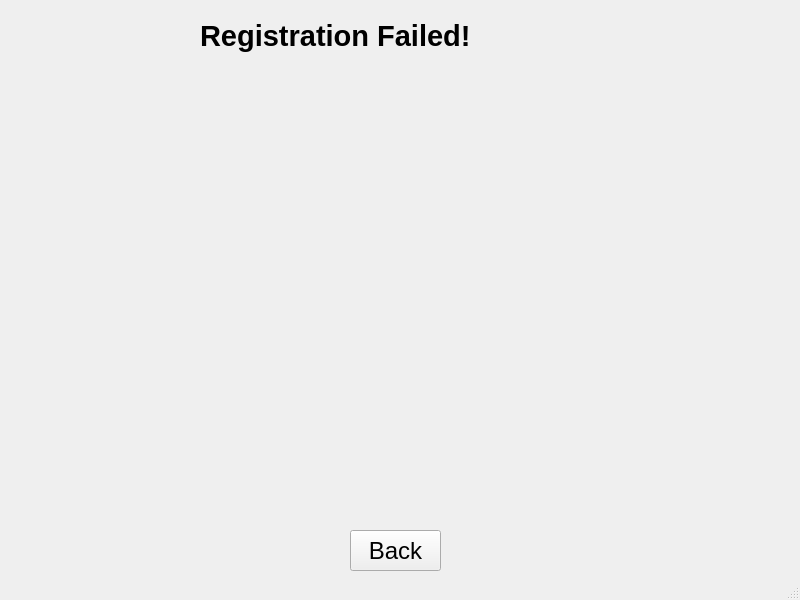
<?xml version="1.0" encoding="UTF-8"?>
<ui version="4.0">
 <class>RegFaild</class>
 <widget class="QMainWindow" name="RegFaild">
  <property name="geometry">
   <rect>
    <x>0</x>
    <y>0</y>
    <width>800</width>
    <height>600</height>
   </rect>
  </property>
  <property name="windowTitle">
   <string>MainWindow</string>
  </property>
  <widget class="QWidget" name="centralwidget">
   <widget class="QLabel" name="label">
    <property name="geometry">
     <rect>
      <x>200</x>
      <y>-30</y>
      <width>411</width>
      <height>131</height>
     </rect>
    </property>
    <property name="font">
     <font>
      <pointsize>22</pointsize>
      <weight>75</weight>
      <bold>true</bold>
     </font>
    </property>
    <property name="text">
     <string>Registration Failed!</string>
    </property>
   </widget>
   <widget class="QPushButton" name="f_bt">
    <property name="geometry">
     <rect>
      <x>350</x>
      <y>530</y>
      <width>91</width>
      <height>41</height>
     </rect>
    </property>
    <property name="font">
     <font>
      <pointsize>18</pointsize>
     </font>
    </property>
    <property name="text">
     <string>Back</string>
    </property>
   </widget>
   <widget class="QLabel" name="label_2">
    <property name="geometry">
     <rect>
      <x>110</x>
      <y>80</y>
      <width>531</width>
      <height>441</height>
     </rect>
    </property>
    <property name="text">
     <string/>
    </property>
    <property name="pixmap">
     <pixmap>unlike.jpg</pixmap>
    </property>
    <property name="scaledContents">
     <bool>true</bool>
    </property>
    <property name="openExternalLinks">
     <bool>true</bool>
    </property>
   </widget>
  </widget>
  <widget class="QStatusBar" name="statusbar"/>
 </widget>
 <resources/>
 <connections/>
</ui>
